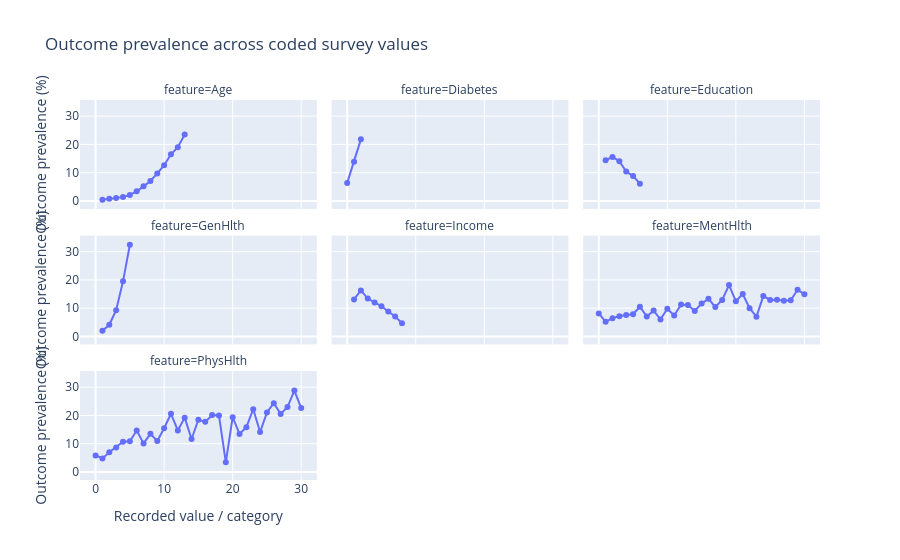

The notebook cell this image was saved under:
### Markdown cell above
This view compares outcome prevalence across recorded values for selected ordered survey variables and health-day counts. The x values are original codes: `Age` is an age category, not age in years, and higher `GenHlth` values represent worse self-rated health. `MentHlth` and `PhysHlth` count days in the past 30 days. The BMI plot compares distributions by outcome group; BMI is in kg/m², and extreme values merit checking before modeling.

### Code cell
ordered_cols = ['Diabetes', 'GenHlth', 'Age', 'Education', 'Income', 'MentHlth', 'PhysHlth']
long = brfss_df_selected[ordered_cols + [target]].melt(id_vars=[target], var_name='feature', value_name='value').dropna()
rate_by_value = long.groupby(['feature', 'value'], as_index=False).agg(outcome_rate=(target, 'mean'), n=(target, 'size'))
rate_by_value['outcome_rate_pct'] = rate_by_value['outcome_rate'] * 100
px.line(rate_by_value, x='value', y='outcome_rate_pct', facet_col='feature', facet_col_wrap=3, markers=True, hover_data=['n'], title='Outcome prevalence across coded survey values', labels={'value':'Recorded value / category','outcome_rate_pct':'Outcome prevalence (%)'}).show()
px.histogram(brfss_df_selected, x='BMI', color=target, histnorm='percent', barmode='overlay', opacity=.65, title='BMI distribution by heart disease/attack status').show()

### Figure 1 — Plotly figure (JSON) as saved in the notebook; plotly's stock layout.template omitted (floating-point values rounded to 4 significant figures)
{"data": [{"customdata": [[13126], [13216], [16244], [17925], [19308], [22704], [29444], [33814], [35879], [34268], [24764], [16732], [18327]], "hovertemplate": "feature=Age<br>Recorded value / category=%{x}<br>Outcome prevalence (%)=%{y}<br>n=%{customdata[0]}<extra></extra>", "legendgroup": "", "line": {"color": "#636efa", "dash": "solid"}, "marker": {"symbol": "circle"}, "mode": "lines+markers", "name": "", "orientation": "v", "showlegend": false, "type": "scatter", "x": [1.0, 2.0, 3.0, 4.0, 5.0, 6.0, 7.0, 8.0, 9.0, 10.0, 11.0, 12.0, 13.0], "xaxis": "x7", "y": [0.419, 0.7491, 1.016, 1.344, 2.123, 3.391, 5.162, 7.036, 9.722, 12.64, 16.48, 19.01, 23.47], "yaxis": "y7"}, {"customdata": [[253160], [5036], [37552]], "hovertemplate": "feature=Diabetes<br>Recorded value / category=%{x}<br>Outcome prevalence (%)=%{y}<br>n=%{customdata[0]}<extra></extra>", "legendgroup": "", "line": {"color": "#636efa", "dash": "solid"}, "marker": {"symbol": "circle"}, "mode": "lines+markers", "name": "", "orientation": "v", "showlegend": false, "type": "scatter", "x": [0.0, 1.0, 2.0], "xaxis": "x8", "y": [6.377, 13.9, 21.78], "yaxis": "y8"}, {"customdata": [[278], [5550], [12325], [75833], [82366], [119399]], "hovertemplate": "feature=Education<br>Recorded value / category=%{x}<br>Outcome prevalence (%)=%{y}<br>n=%{customdata[0]}<extra></extra>", "legendgroup": "", "line": {"color": "#636efa", "dash": "solid"}, "marker": {"symbol": "circle"}, "mode": "lines+markers", "name": "", "orientation": "v", "showlegend": false, "type": "scatter", "x": [1.0, 2.0, 3.0, 4.0, 5.0, 6.0], "xaxis": "x9", "y": [14.39, 15.55, 14.06, 10.39, 8.783, 6.095], "yaxis": "y9"}, {"customdata": [[53556], [103308], [89252], [36258], [13376]], "hovertemplate": "feature=GenHlth<br>Recorded value / category=%{x}<br>Outcome prevalence (%)=%{y}<br>n=%{customdata[0]}<extra></extra>", "legendgroup": "", "line": {"color": "#636efa", "dash": "solid"}, "marker": {"symbol": "circle"}, "mode": "lines+markers", "name": "", "orientation": "v", "showlegend": false, "type": "scatter", "x": [1.0, 2.0, 3.0, 4.0, 5.0], "xaxis": "x4", "y": [2.004, 4.136, 9.26, 19.5, 32.45], "yaxis": "y4"}, {"customdata": [[13097], [14380], [20084], [24784], [31063], [42824], [49437], [100082]], "hovertemplate": "feature=Income<br>Recorded value / category=%{x}<br>Outcome prevalence (%)=%{y}<br>n=%{customdata[0]}<extra></extra>", "legendgroup": "", "line": {"color": "#636efa", "dash": "solid"}, "marker": {"symbol": "circle"}, "mode": "lines+markers", "name": "", "orientation": "v", "showlegend": false, "type": "scatter", "x": [1.0, 2.0, 3.0, 4.0, 5.0, 6.0, 7.0, 8.0], "xaxis": "x5", "y": [13.1, 16.28, 13.4, 12.04, 10.69, 8.815, 7.084, 4.688], "yaxis": "y5"}, {"customdata": [[202197], [10029], [15538], [8903], [4548], [10779], [1198], [3971], [788], [116], [7608], [54], [488], [54], [1508], [6661], [120], [67], [116], [22], [4078], [273], [90], [43], [42], [1433], [54], [95], [390], [194], [14294]], "hovertemplate": "feature=MentHlth<br>Recorded value / category=%{x}<br>Outcome prevalence (%)=%{y}<br>n=%{customdata[0]}<extra></extra>", "legendgroup": "", "line": {"color": "#636efa", "dash": "solid"}, "marker": {"symbol": "circle"}, "mode": "lines+markers", "name": "", "orientation": "v", "showlegend": false, "type": "scatter", "x": [0.0, 1.0, 2.0, 3.0, 4.0, 5.0, 6.0, 7.0, 8.0, 9.0, 10.0, 11.0, 12.0, 13.0, 14.0, 15.0, 16.0, 17.0, 18.0, 19.0, 20.0, 21.0, 22.0, 23.0, 24.0, 25.0, 26.0, 27.0, 28.0, 29.0, 30.0], "xaxis": "x6", "y": [8.124, 5.185, 6.468, 7.177, 7.586, 7.858, 10.52, 7.026, 9.137, 6.034, 9.805, 7.407, 11.27, 11.11, 9.019, 11.63, 13.33, 10.45, 12.93, 18.18, 12.48, 15.02, 10.0, 6.977, 14.29, 12.91, 12.96, 12.63, 12.82, 16.49, 14.96], "yaxis": "y6"}, {"customdata": [[187766], [13437], [17519], [10031], [5311], [8798], [1524], [5387], [948], [219], [6373], [68], [653], [78], [3022], [5522], [124], [109], [180], [29], [3679], [751], [82], [63], [85], [1477], [78], [112], [592], [236], [21498]], "hovertemplate": "feature=PhysHlth<br>Recorded value / category=%{x}<br>Outcome prevalence (%)=%{y}<br>n=%{customdata[0]}<extra></extra>", "legendgroup": "", "line": {"color": "#636efa", "dash": "solid"}, "marker": {"symbol": "circle"}, "mode": "lines+markers", "name": "", "orientation": "v", "showlegend": false, "type": "scatter", "x": [0.0, 1.0, 2.0, 3.0, 4.0, 5.0, 6.0, 7.0, 8.0, 9.0, 10.0, 11.0, 12.0, 13.0, 14.0, 15.0, 16.0, 17.0, 18.0, 19.0, 20.0, 21.0, 22.0, 23.0, 24.0, 25.0, 26.0, 27.0, 28.0, 29.0, 30.0], "xaxis": "x", "y": [5.859, 4.793, 6.987, 8.703, 10.68, 10.88, 14.7, 10.1, 13.5, 10.96, 15.49, 20.59, 14.7, 19.23, 11.68, 18.47, 17.74, 20.18, 20.0, 3.448, 19.38, 13.45, 15.85, 22.22, 14.12, 21.06, 24.36, 20.54, 22.97, 28.81, 22.61], "yaxis": "y"}], "layout": {"annotations": [{"font": {}, "showarrow": false, "text": "feature=PhysHlth", "x": 0.16, "xanchor": "center", "xref": "paper", "y": 0.2867, "yanchor": "bottom", "yref": "paper"}, {"font": {}, "showarrow": false, "text": "feature=GenHlth", "x": 0.16, "xanchor": "center", "xref": "paper", "y": 0.6433, "yanchor": "bottom", "yref": "paper"}, {"font": {}, "showarrow": false, "text": "feature=Income", "x": 0.5, "xanchor": "center", "xref": "paper", "y": 0.6433, "yanchor": "bottom", "yref": "paper"}, {"font": {}, "showarrow": false, "text": "feature=MentHlth", "x": 0.84, "xanchor": "center", "xref": "paper", "y": 0.6433, "yanchor": "bottom", "yref": "paper"}, {"font": {}, "showarrow": false, "text": "feature=Age", "x": 0.16, "xanchor": "center", "xref": "paper", "y": 1.0, "yanchor": "bottom", "yref": "paper"}, {"font": {}, "showarrow": false, "text": "feature=Diabetes", "x": 0.5, "xanchor": "center", "xref": "paper", "y": 1.0, "yanchor": "bottom", "yref": "paper"}, {"font": {}, "showarrow": false, "text": "feature=Education", "x": 0.84, "xanchor": "center", "xref": "paper", "y": 1.0, "yanchor": "bottom", "yref": "paper"}], "legend": {"tracegroupgap": 0}, "title": {"text": "Outcome prevalence across coded survey values"}, "xaxis": {"anchor": "y", "domain": [0, 0.32], "title": {"text": "Recorded value / category"}}, "xaxis2": {"anchor": "y2", "domain": [0.34, 0.66], "matches": "x", "title": {"text": "Recorded value / category"}}, "xaxis3": {"anchor": "y3", "domain": [0.68, 1.0], "matches": "x", "title": {"text": "Recorded value / category"}}, "xaxis4": {"anchor": "y4", "domain": [0, 0.32], "matches": "x", "showticklabels": false}, "xaxis5": {"anchor": "y5", "domain": [0.34, 0.66], "matches": "x", "showticklabels": false}, "xaxis6": {"anchor": "y6", "domain": [0.68, 1.0], "matches": "x", "showticklabels": false}, "xaxis7": {"anchor": "y7", "domain": [0, 0.32], "matches": "x", "showticklabels": false}, "xaxis8": {"anchor": "y8", "domain": [0.34, 0.66], "matches": "x", "showticklabels": false}, "xaxis9": {"anchor": "y9", "domain": [0.68, 1.0], "matches": "x", "showticklabels": false}, "yaxis": {"anchor": "x", "domain": [0, 0.2867], "title": {"text": "Outcome prevalence (%)"}}, "yaxis2": {"anchor": "x2", "domain": [0, 0.2867], "matches": "y", "showticklabels": false}, "yaxis3": {"anchor": "x3", "domain": [0, 0.2867], "matches": "y", "showticklabels": false}, "yaxis4": {"anchor": "x4", "domain": [0.3567, 0.6433], "matches": "y", "title": {"text": "Outcome prevalence (%)"}}, "yaxis5": {"anchor": "x5", "domain": [0.3567, 0.6433], "matches": "y", "showticklabels": false}, "yaxis6": {"anchor": "x6", "domain": [0.3567, 0.6433], "matches": "y", "showticklabels": false}, "yaxis7": {"anchor": "x7", "domain": [0.7133, 1.0], "matches": "y", "title": {"text": "Outcome prevalence (%)"}}, "yaxis8": {"anchor": "x8", "domain": [0.7133, 1.0], "matches": "y", "showticklabels": false}, "yaxis9": {"anchor": "x9", "domain": [0.7133, 1.0], "matches": "y", "showticklabels": false}}}
